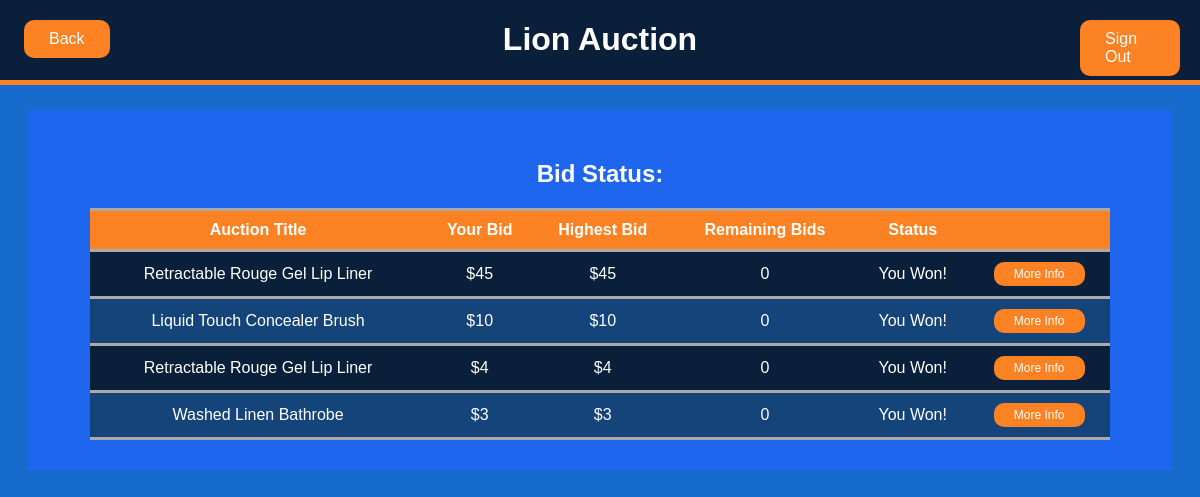
/bidStatus (signed in), run on the app's committed database.
### tables this page shows
CREATE TABLE auction_listings(Seller_Email TEXT, Listing_ID INTEGER, Category TEXT, Auction_Title TEXT, Product_Name TEXT, Product_Description TEXT, Quantity INTEGER, Reserve_Price INTEGER, Max_bids INTEGER, Status INTEGER,Remove_Reason TEXT,PRIMARY KEY (Seller_Email, Listing_ID),FOREIGN KEY (Seller_Email) REFERENCES sellers(email));

### app.py (the view)
@app.route('/bidStatus', methods=['GET', 'POST'])
def bidStatusPage():
    username = session.get('username')
    data = {"username": username,
            "listings": getBids(username)
            }
    if request.method == 'POST':
        session['listing_ID'] = request.form['button']
        return redirect("/bid")
    return render_template('bidStatus.html', data=data)

### app.py (called while the page is built)
def getBids(user):
    bidsList = []
    connection = sql.connect('database.db')
    cursor = connection.execute('SELECT auction_listings.Listing_ID,max(Bid_price) FROM auction_listings,bids '
                                'WHERE auction_listings.Listing_ID = bids.Listing_ID '
                                'AND bids.Bidder_email=? GROUP BY bids.Listing_ID', (user,))
    bids = cursor.fetchall()
    if bids:
        for b in bids:
            bidsList.append(getAuctionInfo(b[0]))
    return bidsList

### templates/bidStatus.html (shortened to what this page needs)
<!DOCTYPE html>
<html lang="en">
<head>
    <link rel="stylesheet" href="../static/css/mystyle.css">
</head>
<body>
<div class="header">
    <a class="buttonBig" style="position: fixed; margin: 20px 20px 20px 90%" href="/" role="button">Sign Out</a>
    <a class="buttonBig" style="position: fixed; margin: 20px 20px 20px 2%" href="/bidderMain" role="button">Back</a>
    <h1>Lion Auction</h1>
</div>
<div class="content">
    <h2 style="text-align: center">Bid Status:</h2>
    <table style="width: 90%;">
        <tr>
            <th scope="col"> Auction Title</th>
            <th scope="col"> Your Bid</th>
            <th scope="col"> Highest Bid</th>
            <th scope="col"> Remaining Bids</th>
            <th scope="col"> Status</th>
            <th scope="col"> </th>
        </tr>
        <tbody>
        {% for auction in data.listings%}
            <tr>
                <td> {{ auction[3] }} </td>
                <td> ${{ auction[11] }}</td>
                <td> ${{ auction[12] }}</td>
                <td> {{ auction[13] }} </td>
                {% if auction[9]==0 %}
                <td> Inactive </td>
                <td><form method="post"><button type="submit" class="buttonSmall" name="button" value=" {{ auction[1] }}">More Info</button></form></td>
                {% elif auction[9]==1 %}
                <td> Active </td>
                <td><form method="post"><button type="submit" class="buttonSmall" name="button" value=" {{ auction[1] }}">More Info / Bid</button></form></td>
                {% elif auction[9]==2 and auction[14]!=data.username%}
                <td> Sold </td>
                <td><form method="post"><button type="submit" class="buttonSmall" name="button" value=" {{ auction[1] }}">More Info</button></form></td>
                {% elif auction[9]==2 and auction[14]==data.username%}
                <td> You Won! </td>
                <td><form method="post"><button type="submit" class="buttonSmall" name="button" value=" {{ auction[1] }}">More Info</button></form></td>
                {% endif %}
            </tr>
        {% endfor %}
        </tbody>
    </table>
</div>
</body>
</html>

### static/css/mystyle.css (style rules this page uses)
:root { --main: #176BCC; --dark: #0A203A; --alt: #1D66ED; --accent: #FD8224; --darkalt: #15447B }
body { background-color: var(--main); font-family: Helvetica; color: black; }
h1 { text-align: center; }
h2 { color: white; }
a { border: 10px; }
table { text-align: center; color: white; margin-left: 5%; margin-right: 5%; border-collapse: collapse; }
th { background: var(--accent); border-bottom: darkgray solid; border-top: darkgray solid; padding: 10px 5px; }
td { padding: 10px 5px; border-top: darkgray solid; border-bottom: darkgray solid; overflow: hidden; width: auto; }
tr:nth-child(odd) { background-color: var(--dark); }
tr:nth-child(even) { background-color: var(--darkalt) }
.header { background-color: var(--dark); color: white; width: 100%; position: fixed; top: 0; left: 0; border-bottom: 5px solid var(--accent); }
.content { background-color: var(--alt); margin: 110px 20px 50px; padding: 30px 5px; }
.buttonBig { background-color: var(--accent); border: none; color: white; padding: 10px 25px; font-size: 16px; border-radius: 10px; text-decoration:none; }
.buttonSmall { background-color: var(--accent); border: none; color: white; padding: 5px 20px; font-size: 12px; border-radius: 10px; text-decoration:none; }

### data on the page
auction_listings: Auction_Title "Retractable Rouge Gel Lip Liner", auction "45", auction "0", {{ auction[1] }} 2 (drawn)
auction_listings: Auction_Title "Liquid Touch Concealer Brush", auction "10", auction "0", {{ auction[1] }} 31 (drawn)
auction_listings: Auction_Title "Retractable Rouge Gel Lip Liner", auction "4", auction "0", {{ auction[1] }} 44 (drawn)
auction_listings: Auction_Title "Washed Linen Bathrobe", Max_bids "3", auction "0", {{ auction[1] }} 786 (drawn)
